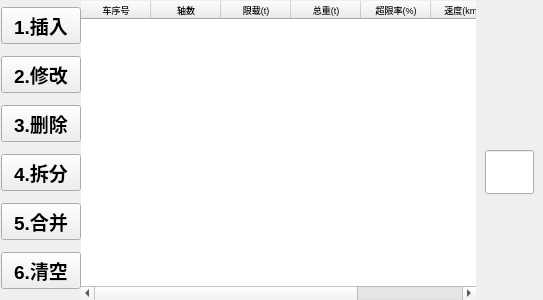
<?xml version="1.0" encoding="UTF-8"?>
<ui version="4.0">
 <class>FormModifyWeight</class>
 <widget class="QWidget" name="FormModifyWeight">
  <property name="geometry">
   <rect>
    <x>0</x>
    <y>0</y>
    <width>543</width>
    <height>300</height>
   </rect>
  </property>
  <property name="windowTitle">
   <string>Form</string>
  </property>
  <layout class="QHBoxLayout" name="horizontalLayout" stretch="1,17,2">
   <property name="spacing">
    <number>0</number>
   </property>
   <property name="leftMargin">
    <number>0</number>
   </property>
   <property name="topMargin">
    <number>1</number>
   </property>
   <property name="rightMargin">
    <number>0</number>
   </property>
   <property name="bottomMargin">
    <number>0</number>
   </property>
   <item>
    <layout class="QVBoxLayout" name="verticalLayout">
     <property name="spacing">
      <number>6</number>
     </property>
     <property name="leftMargin">
      <number>1</number>
     </property>
     <item>
      <widget class="QPushButton" name="pushButton_3">
       <property name="font">
        <font>
         <pointsize>14</pointsize>
         <weight>75</weight>
         <bold>true</bold>
        </font>
       </property>
       <property name="styleSheet">
        <string notr="true"/>
       </property>
       <property name="text">
        <string>1.插入</string>
       </property>
       <property name="iconSize">
        <size>
         <width>16</width>
         <height>16</height>
        </size>
       </property>
       <property name="autoRepeatDelay">
        <number>300</number>
       </property>
       <property name="autoRepeatInterval">
        <number>100</number>
       </property>
      </widget>
     </item>
     <item>
      <widget class="QPushButton" name="pushButton_2">
       <property name="font">
        <font>
         <pointsize>14</pointsize>
         <weight>75</weight>
         <bold>true</bold>
        </font>
       </property>
       <property name="text">
        <string>2.修改</string>
       </property>
      </widget>
     </item>
     <item>
      <widget class="QPushButton" name="pushButton">
       <property name="font">
        <font>
         <pointsize>14</pointsize>
         <weight>75</weight>
         <bold>true</bold>
        </font>
       </property>
       <property name="text">
        <string>3.删除</string>
       </property>
      </widget>
     </item>
     <item>
      <widget class="QPushButton" name="pushButton_4">
       <property name="font">
        <font>
         <pointsize>14</pointsize>
         <weight>75</weight>
         <bold>true</bold>
        </font>
       </property>
       <property name="text">
        <string>4.拆分</string>
       </property>
      </widget>
     </item>
     <item>
      <widget class="QPushButton" name="pushButton_5">
       <property name="font">
        <font>
         <pointsize>14</pointsize>
         <weight>75</weight>
         <bold>true</bold>
        </font>
       </property>
       <property name="text">
        <string>5.合并</string>
       </property>
      </widget>
     </item>
     <item>
      <widget class="QPushButton" name="pushButton_6">
       <property name="font">
        <font>
         <pointsize>14</pointsize>
         <weight>75</weight>
         <bold>true</bold>
        </font>
       </property>
       <property name="text">
        <string>6.清空</string>
       </property>
      </widget>
     </item>
    </layout>
   </item>
   <item>
    <widget class="QTableWidget" name="tableWidget">
     <property name="minimumSize">
      <size>
       <width>0</width>
       <height>0</height>
      </size>
     </property>
     <property name="font">
      <font>
       <pointsize>7</pointsize>
      </font>
     </property>
     <property name="autoFillBackground">
      <bool>false</bool>
     </property>
     <property name="frameShape">
      <enum>QFrame::NoFrame</enum>
     </property>
     <property name="frameShadow">
      <enum>QFrame::Plain</enum>
     </property>
     <property name="lineWidth">
      <number>0</number>
     </property>
     <property name="autoScroll">
      <bool>true</bool>
     </property>
     <property name="selectionBehavior">
      <enum>QAbstractItemView::SelectRows</enum>
     </property>
     <attribute name="horizontalHeaderDefaultSectionSize">
      <number>70</number>
     </attribute>
     <attribute name="horizontalHeaderHighlightSections">
      <bool>false</bool>
     </attribute>
     <attribute name="horizontalHeaderStretchLastSection">
      <bool>true</bool>
     </attribute>
     <attribute name="verticalHeaderVisible">
      <bool>false</bool>
     </attribute>
     <column>
      <property name="text">
       <string>车序号</string>
      </property>
     </column>
     <column>
      <property name="text">
       <string>轴数</string>
      </property>
     </column>
     <column>
      <property name="text">
       <string>限载(t)</string>
      </property>
     </column>
     <column>
      <property name="text">
       <string>总重(t)</string>
      </property>
     </column>
     <column>
      <property name="text">
       <string>超限率(%)</string>
      </property>
     </column>
     <column>
      <property name="text">
       <string>速度(km/h)</string>
      </property>
     </column>
     <column>
      <property name="text">
       <string>状态</string>
      </property>
     </column>
    </widget>
   </item>
   <item>
    <widget class="QWidget" name="editWidget" native="true">
     <property name="enabled">
      <bool>true</bool>
     </property>
     <property name="minimumSize">
      <size>
       <width>0</width>
       <height>0</height>
      </size>
     </property>
     <layout class="QVBoxLayout" name="verticalLayout_2">
      <item>
       <spacer name="verticalSpacer">
        <property name="orientation">
         <enum>Qt::Vertical</enum>
        </property>
        <property name="sizeHint" stdset="0">
         <size>
          <width>20</width>
          <height>40</height>
         </size>
        </property>
       </spacer>
      </item>
      <item>
       <widget class="QLabel" name="label">
        <property name="font">
         <font>
          <pointsize>24</pointsize>
          <weight>75</weight>
          <bold>true</bold>
         </font>
        </property>
        <property name="text">
         <string/>
        </property>
       </widget>
      </item>
      <item>
       <widget class="QLineEdit" name="lineEdit">
        <property name="maximumSize">
         <size>
          <width>100</width>
          <height>16777215</height>
         </size>
        </property>
        <property name="font">
         <font>
          <pointsize>24</pointsize>
          <weight>75</weight>
          <bold>true</bold>
         </font>
        </property>
       </widget>
      </item>
      <item>
       <spacer name="verticalSpacer_2">
        <property name="orientation">
         <enum>Qt::Vertical</enum>
        </property>
        <property name="sizeHint" stdset="0">
         <size>
          <width>20</width>
          <height>40</height>
         </size>
        </property>
       </spacer>
      </item>
     </layout>
    </widget>
   </item>
  </layout>
 </widget>
 <resources/>
 <connections/>
</ui>
